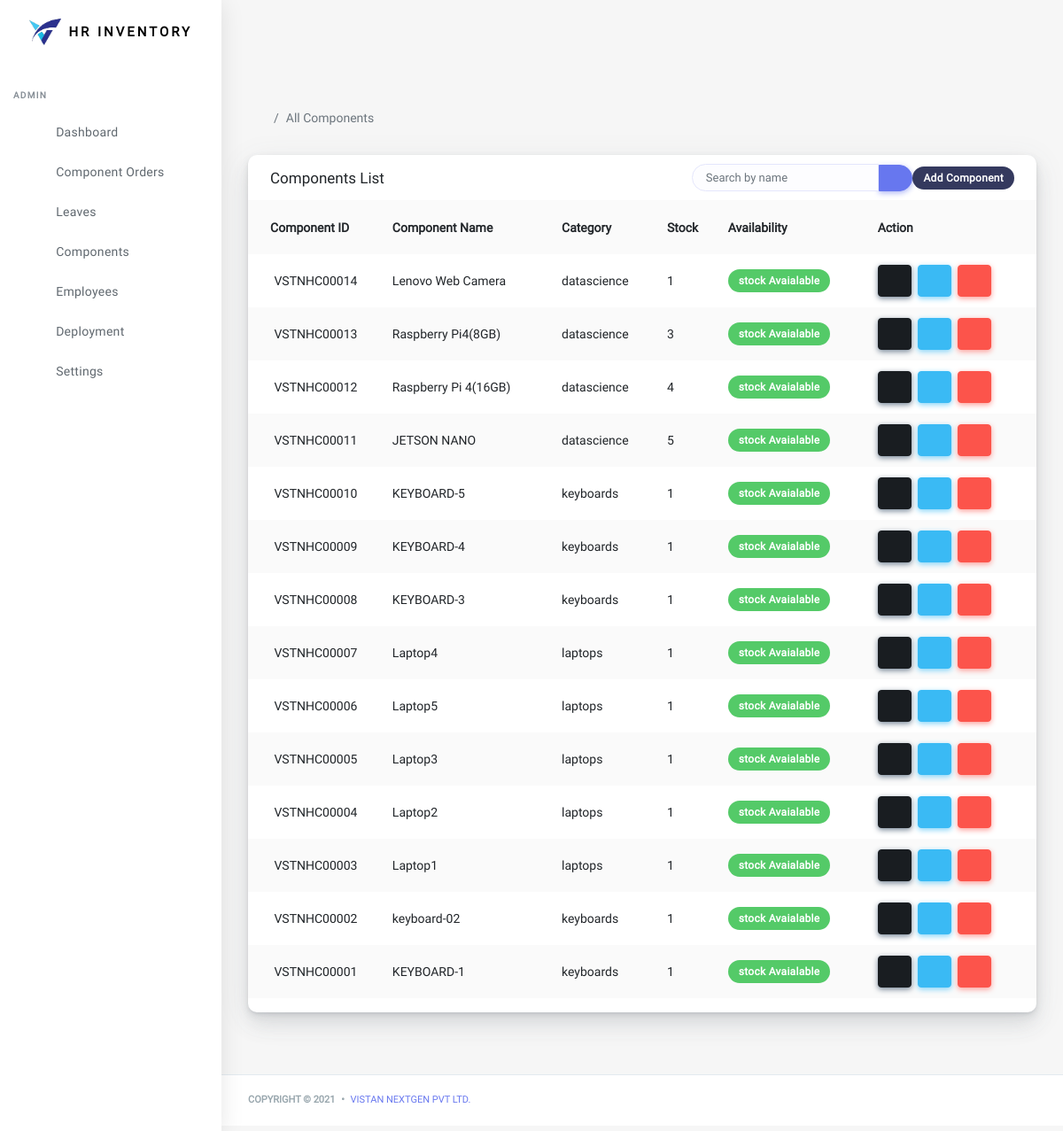
Screenshot of /components/admin/all (signed in) with the database file from the repository.
### components/models.py (models this page shows, shortened)
class Component(models.Model):
    def auto_comp_id():
        no = Component.objects.count()
        str1 = 'VSTNHC'
        list2 = ['0','0','0','0','0']
        item = no+1
        str_item = str(item)
        list_item = list(str_item)
        leng = len(list_item)
        con = 5-leng
        list2[con:] = list_item
        result = ''.join(map(str, list2))
        final = str1+result
        return final
    component_id = models.CharField(max_length = 20, default = auto_comp_id, editable=False)
    name = models.CharField(max_length=75, unique = True)
    category = models.ForeignKey(ComponentCategory, on_delete=models.CASCADE)
    component_location = models.CharField(max_length =  100, default='inventory')
    vendor = models.CharField(max_length=100, null = True, blank=True)
    invoice = models.CharField(max_length=25, blank=True, null=True)
    component_id_by_vendor = models.CharField(blank = True, null=True, max_length=35)
    date_of_order = models.DateField()
    created_at = models.DateTimeField(auto_now_add=True)
    updated_at = models.DateTimeField(auto_now = True)
    image = models.ImageField(upload_to = 'components', blank=True, null=True)
    avialable = models.BooleanField(default=True)
    stock = models.IntegerField()
    price = models.DecimalField(max_digits =10, decimal_places=2)
    description = models.TextField(blank=True, null=True)
    class Meta:
        ordering = ('-id',)
        verbose_name = 'Component'
        verbose_name = 'Components'

class ComponentCategory(models.Model):
    name = models.CharField(max_length=75, unique = True)
    created_at = models.DateTimeField(auto_now_add=True)
    image = models.ImageField(upload_to = 'component_category', blank=True, null=True)
    description = models.TextField(blank=True, null=True)
    class Meta:
        ordering = ('name',)
        verbose_name = 'Component Category'
        verbose_name_plural = 'Component Categories'
    def __str__(self):
        return '{}'.format(self.name)

### components/views.py (the view)
# urls.py: path('admin/all', views.allcomponents, name = 'all-components-admin'),
@staff_member_required(login_url='accounts:auth-login')
def allcomponents(request):
    all_com = Component.objects.all()
    return render(request, 'components/all-components-admin.html', {'all_com':all_com})

### components/templates/components/all-components-admin.html (shortened to what this page needs)
{% extends 'base.html' %}
{% load static %}
{% block content %}
      <div class="main-content">
        <section class="section">
          <ul class="breadcrumb breadcrumb-style ">
            <li class="breadcrumb-item">
              <a href="index-2.html">
                </a>
            </li>
            <li class="breadcrumb-item active">All Components</li>
          </ul>
          {% include 'components/all_comp_table.html' %}
{% endblock %}

### components/templates/components/all_comp_table.html (shortened to what this page needs)
<div class="row">
              <div class="col-12">
                <div class="card">
                  <div class="card-header">
                    <h4>Components List</h4>
                    <div class="card-header-form">
                      <form>
                        <div class="input-group">
                          <input type="text" class="form-control" placeholder="Search by name" id = "myInput" onkeyup="myFunction()">
                          <div class="input-group-btn">
                            <button class="btn btn-primary"><i class="fas fa-search"></i></button>
                          </div>
                          <a href="{% url 'components:add-component' %}"><div class="badge badge-secondary">Add Component</div></a>
                        </div>
                      </form>
                    </div>
                  </div>
                  <div class="table-responsive">
                  <div class="card-body p-0">
                      <table class="table table-striped" id = "myTable">
                        <tr>
                          <th class="text-center" onclick="sortTable(0)">Component ID&nbsp;<i class="fas fa-sort"></i></th>
                          <th onclick="sortTable(1)">Component Name&nbsp;<i class="fas fa-sort"></i></th>
                          <th>Category</th>
                          <th>Stock</th>
                          <th>Availability</th>
                          <th>Action</th>
                        </tr>
                        {% for i in all_com %}
                        <tr>
                              <td class="p-0 text-center">
                                  {{i.component_id}}
                                </div>
                              </td>
                              <td>{{i.name}}</td>
                              <td>{{i.category|lower}}</td>
                              <td>{{i.stock}}</td>
                          <td>
                            {% if i.stock <= 0 %}
                              <div class="badge badge-warning">No stock Avaialable</div>
                            {% else %}
                              <div class="badge badge-success">stock Avaialable</div>
                            {% endif %}
                          </td>
                              <td>
                                <a class="btn btn-md btn-dark" style="text-decoration: none;" href=""
                                  data-toggle="tooltip" data-placement="top"
                                  title="view."
                                ><i class="fas fa-eye"></i> </a>&nbsp;
                                <a class="btn btn-md btn-info" style="text-decoration: none;"
                                   href="{% url 'components:update-component' i.id %}"
                                  data-toggle="tooltip" data-placement="top"
                                  title="edit"
                                ><i class="fas fa-pen"></i> </a>&nbsp;
                                <a class="btn btn-md btn-danger" style="text-decoration: none;"
                                   href=""
                                  data-toggle="tooltip" data-placement="top"
                                  title="delete"
                                ><i class="fas fa-trash"></i> </a>&nbsp;
                              </td>
                        </tr>
                        {% endfor %}

### rows the page displays
Component: component_id "VSTNHC00014", name "Lenovo Web Camera", category "datascience", stock "1", shows "stock Avaialable"
Component: component_id "VSTNHC00013", name "Raspberry Pi4(8GB)", category "datascience", stock "3", shows "stock Avaialable"
Component: component_id "VSTNHC00012", name "Raspberry Pi 4(16GB)", category "datascience", stock "4", shows "stock Avaialable"
Component: component_id "VSTNHC00011", name "JETSON NANO", category "datascience", stock "5", shows "stock Avaialable"
Component: component_id "VSTNHC00010", name "KEYBOARD-5", category "keyboards", stock "1", shows "stock Avaialable"
Component: component_id "VSTNHC00009", name "KEYBOARD-4", category "keyboards", stock "1", shows "stock Avaialable"
Component: component_id "VSTNHC00008", name "KEYBOARD-3", category "keyboards", stock "1", shows "stock Avaialable"
Component: component_id "VSTNHC00007", name "Laptop4", category "laptops", stock "1", shows "stock Avaialable"
Component: component_id "VSTNHC00006", name "Laptop5", category "laptops", stock "1", shows "stock Avaialable"
Component: component_id "VSTNHC00005", name "Laptop3", category "laptops", stock "1", shows "stock Avaialable"
Component: component_id "VSTNHC00004", name "Laptop2", category "laptops", stock "1", shows "stock Avaialable"
Component: component_id "VSTNHC00003", name "Laptop1", category "laptops", stock "1", shows "stock Avaialable"
Component: component_id "VSTNHC00002", name "keyboard-02", category "keyboards", stock "1", shows "stock Avaialable"
Component: component_id "VSTNHC00001", name "KEYBOARD-1", category "keyboards", stock "1", shows "stock Avaialable"
